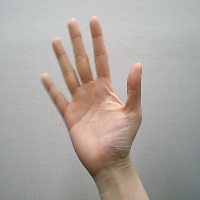
#> input picture database/paper/paper (1).jpg, 200 x 200 px; its folder holds only this picture in this run
$ python imgResize.py
#> lines starting #> are read from the running program, lines starting #| are printed output that depends on the picture
import os
import cv2

class_list = os.listdir('../database')

for class_name in class_list:
    limit=0
    data_list = os.listdir('../database/'+class_name)
    for i, data in enumerate(data_list):
        #if limit>5:
        #    break
        img = cv2.imread('../database/'+class_name+'/'+data)
#> img is the input picture: shape (200, 200, 3); mean B, G, R 159, 164.9, 172.1
        new_img = cv2.resize(img,dsize=(64,64))#원하는 사이즈 입
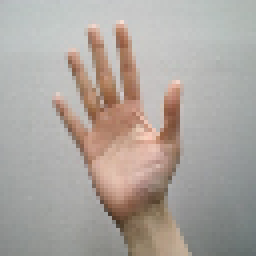
#> new_img: shape (64, 64, 3) (shown 4 times larger); mean B, G, R 159, 164.9, 172.1

        tmp_str=''

        if i<10:
            tmp_str='00'
        elif i<100:
            tmp_str='0'
        else:
            tmp_str=''


        cv2.imwrite('./data_resized/'+class_name+'/'+class_name+tmp_str+str(i)+'.jpg',new_img)
        #print('./data_resized/'+class_name+'/'+class_name+str(i)+'.jpg')
        #limit+=1
